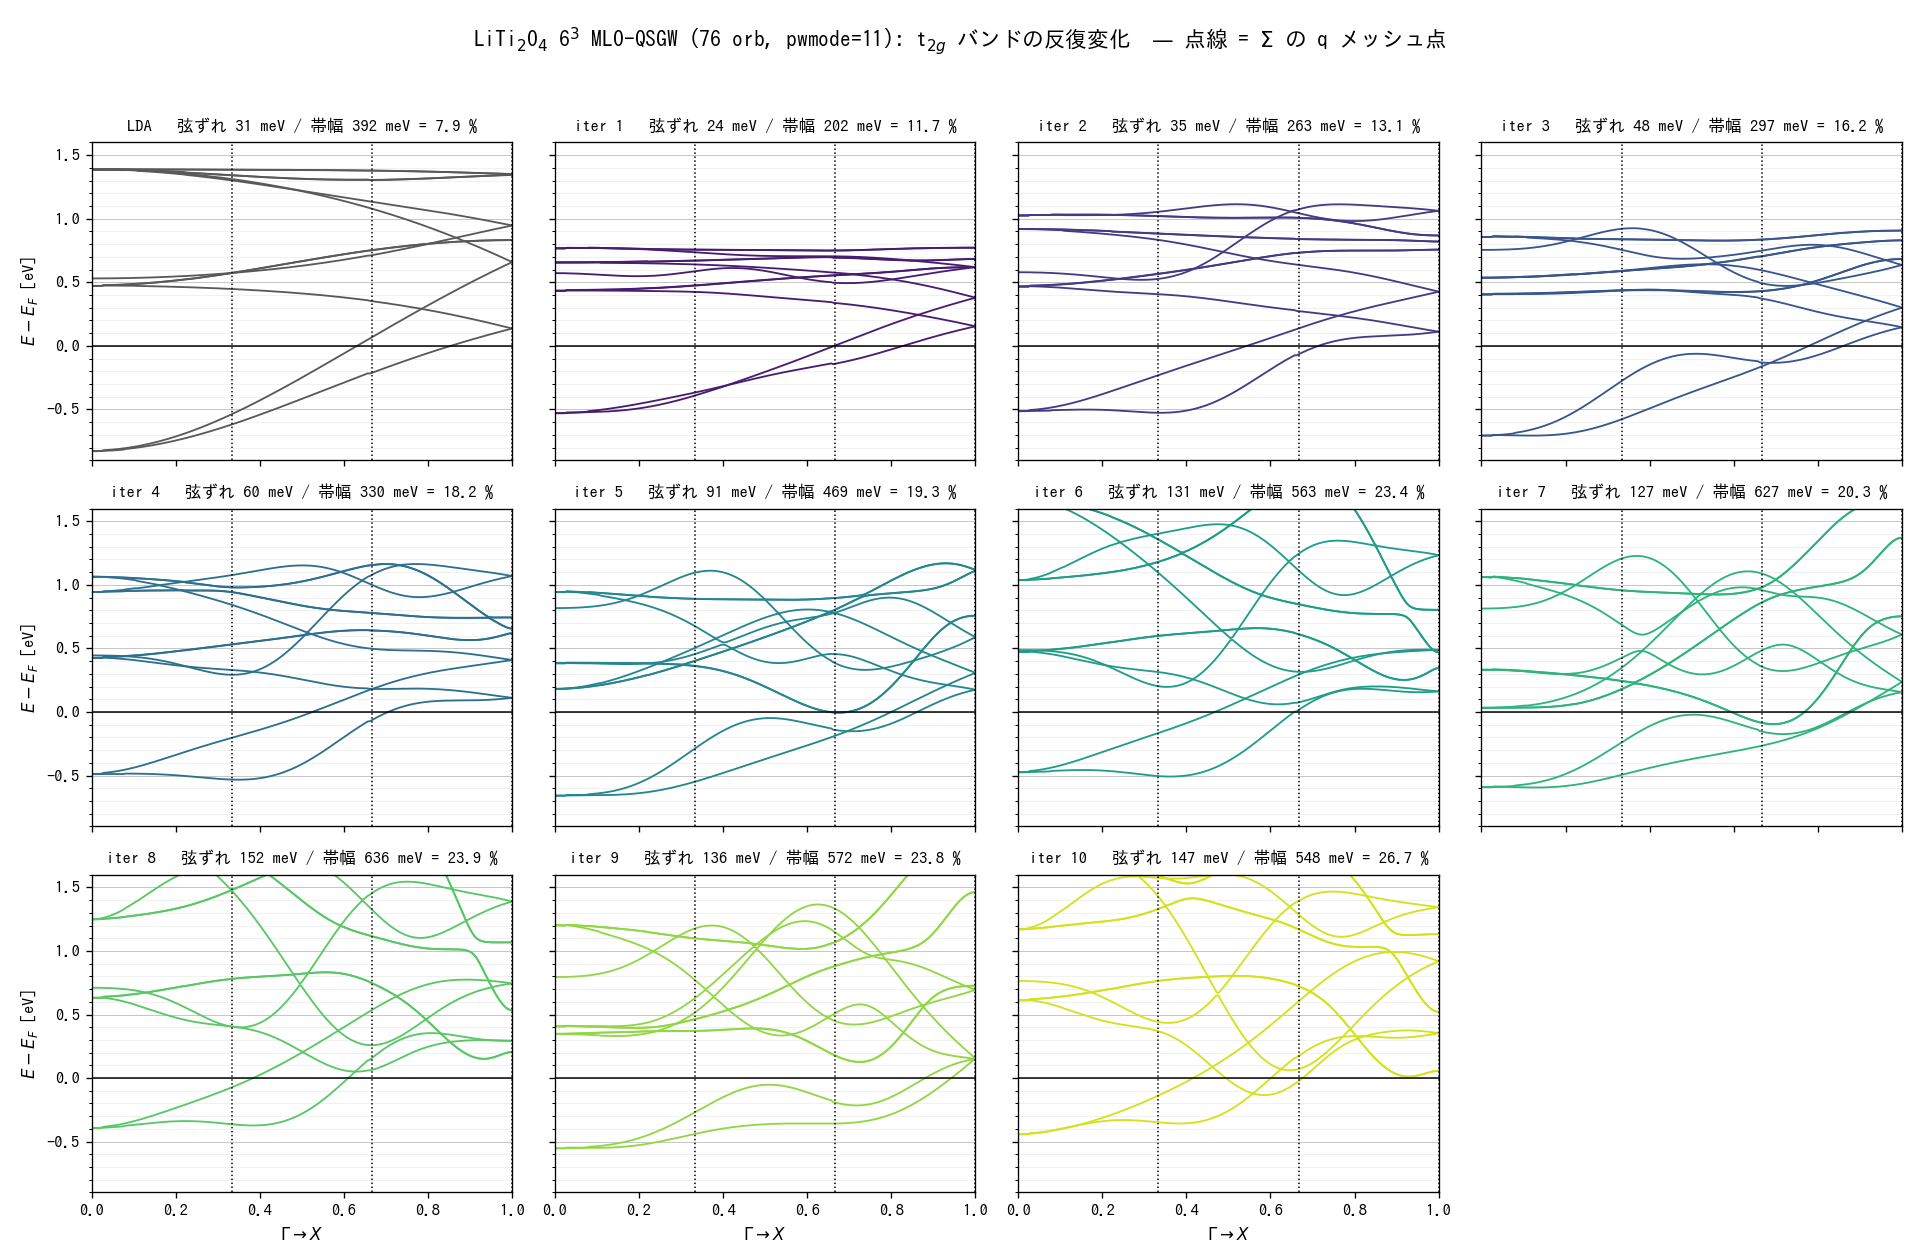

This chart was generated by the following Python code:
#!/usr/bin/env python3
"""LiTi2O4 6^3 MLO-QSGW: every iteration 1..10 of the t2g bands along Gamma-X.
usage: mlo_iter_grid.py DIR OUT.png"""
import sys, os, numpy as np, matplotlib; matplotlib.use('Agg')
import matplotlib.pyplot as plt
matplotlib.rcParams['font.sans-serif'] = ['IPAGothic', 'Droid Sans Fallback', 'DejaVu Sans']
matplotlib.rcParams['axes.unicode_minus'] = False
from matplotlib.ticker import MultipleLocator

D, OUT = sys.argv[1], sys.argv[2]
def rd(f):
    xs, es, cx, ce = [], [], [], []
    for ln in open(f):
        if ln.startswith('#'): continue
        t = ln.split()
        if len(t) < 3:
            if cx: xs.append(cx); es.append(ce); cx = []; ce = []
            continue
        cx.append(float(t[1])); ce.append(float(t[2]))
    if cx: xs.append(cx); es.append(ce)
    return np.array(xs[0]), np.array(es)

MESH = [0.0, 1/3, 2/3, 1.0]; IDX = [0, 70, 140, 210]; LO, HI = 32, 44
def chord(y, x):
    return np.array([np.abs(y[a:b+1] - np.interp(x[a:b+1], [x[a], x[b]], [y[a], y[b]])).max()
                     for a, b in zip(IDX[:-1], IDX[1:])]) * 1e3

cases = [('LDA', f'{D}/bnd_lda.dat')] + [(f'iter {i}', f'{D}/bnd_iter{i}.dat') for i in range(1, 11)]
cases = [(l, f) for l, f in cases if os.path.exists(f)]
cmap = plt.get_cmap('viridis')

fig, AX = plt.subplots(3, 4, figsize=(16, 10.5), sharex=True, sharey=True)
for k, (lab, f) in enumerate(cases):
    ax = AX.flat[k]; x, E = rd(f)
    col = '0.35' if lab == 'LDA' else cmap(0.08 + 0.85 * (k - 1) / max(1, len(cases) - 2))
    for ib in range(LO, HI): ax.plot(x, E[ib], '-', lw=1.1, color=col)
    t = np.array([chord(E[ib], x) for ib in range(LO, HI)])
    w = np.mean([E[ib].max() - E[ib].min() for ib in range(LO, HI)])
    ax.set_ylim(-0.9, 1.6); ax.set_xlim(0, 1); ax.axhline(0, color='k', lw=0.9)
    for q in MESH: ax.axvline(q, color='k', ls=':', lw=0.9)
    ax.yaxis.set_major_locator(MultipleLocator(0.5)); ax.yaxis.set_minor_locator(MultipleLocator(0.1))
    ax.grid(axis='y', which='major', color='0.78', lw=0.6)
    ax.grid(axis='y', which='minor', color='0.92', lw=0.4)
    ax.set_title(f'{lab}   弦ずれ {t.mean():.0f} meV / 帯幅 {w*1e3:.0f} meV = {t.mean()/(w*1e3)*100:.1f} %',
                 fontsize=10)
for k in range(len(cases), AX.size): AX.flat[k].axis('off')
for ax in AX[:, 0]: ax.set_ylabel('$E-E_F$ [eV]')
for ax in AX[-1, :]: ax.set_xlabel('$\\Gamma \\to X$')
fig.suptitle('LiTi$_2$O$_4$ 6$^3$ MLO-QSGW (76 orb, pwmode=11): t$_{2g}$ バンドの反復変化  '
             '— 点線 = $\\Sigma$ の q メッシュ点', fontsize=13)
plt.tight_layout(rect=[0, 0, 1, 0.96]); plt.savefig(OUT, dpi=120)
print('wrote', OUT)
